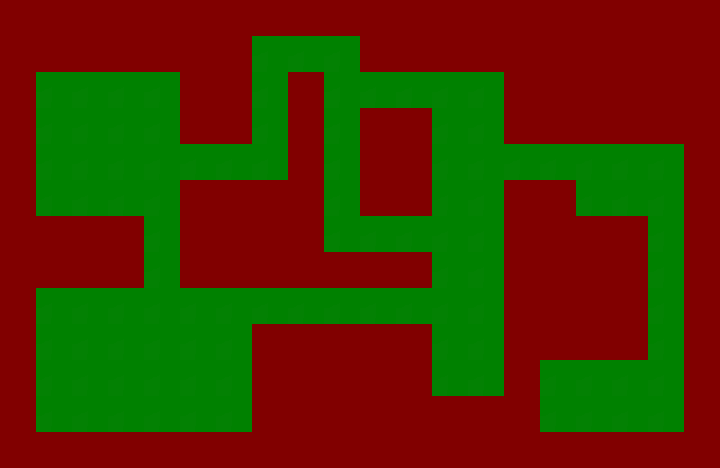

Rendered tile map (Tiled .tmx) drawn with the repository's tilesets; below, a short description and the map source with its tile grids summarised:
An orthogonal 20x13 tile map with 36x36 px tiles, 1 tile layer (mask).

<map version="1.0" orientation="orthogonal" width="20" height="13" tilewidth="36" tileheight="36">
 <tileset firstgid="1" name="map" tilewidth="36" tileheight="36">
  <image source="../images/mask.png" width="72" height="36" />
 </tileset>
 <layer name="mask" width="20" height="13">
  <data>[260 cells, 260 non-empty, 2 distinct tile ids]</data>
 </layer>
</map>
